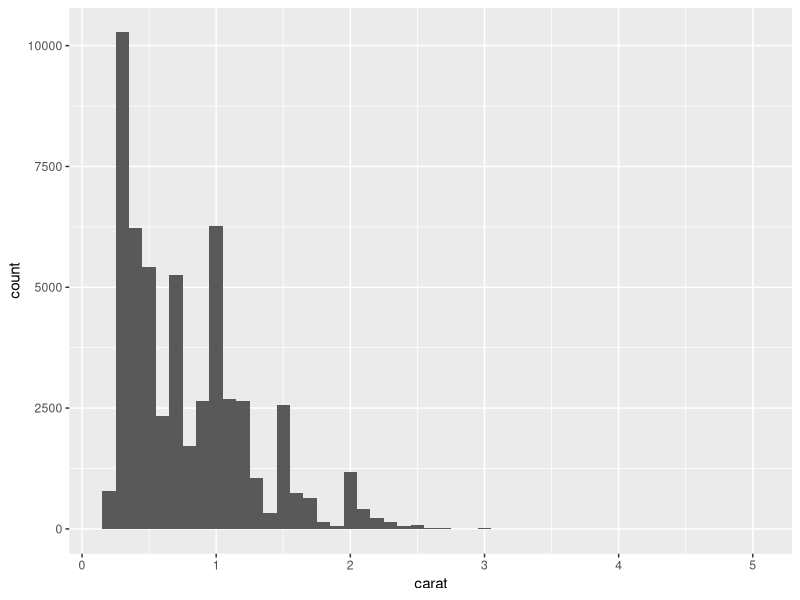

This chart was generated by the following R code:
## ---- chunk 1
# define a numeric vector
v <- c(1:10)

# our goal
mean(v)
## ---- chunk 2

## ---- chunk 3
mean_vect <- function(vector) {
  
  if (!is.numeric(vector)) {
    stop("Input vector must be numeric!")
  }
  
  sum_elements <- 0
  count_elements <- 0
  
  for (i in seq_along(vector)) {
    sum_elements <- sum_elements + vector[i]
    count_elements <- count_elements + 1
  }
  return(sum_elements / count_elements)
}
## ---- chunk 4
# import library and data
library(tidyverse)
data(diamonds)
## ---- chunk 5
# code to re-write 
diamonds %>% 
  ggplot(aes(x = carat)) + 
  geom_histogram(binwidth = 0.1)
## ---- chunk 6

